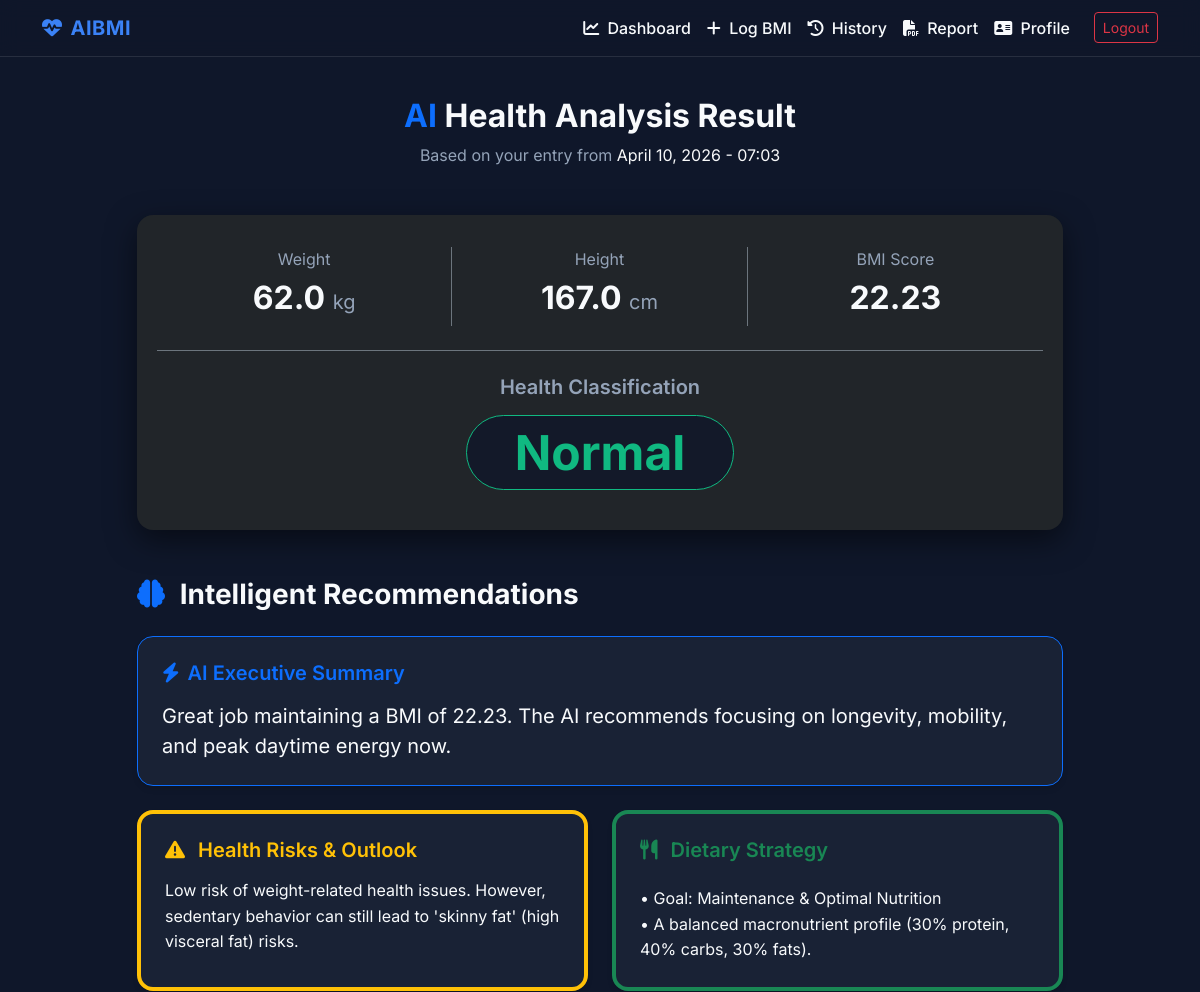
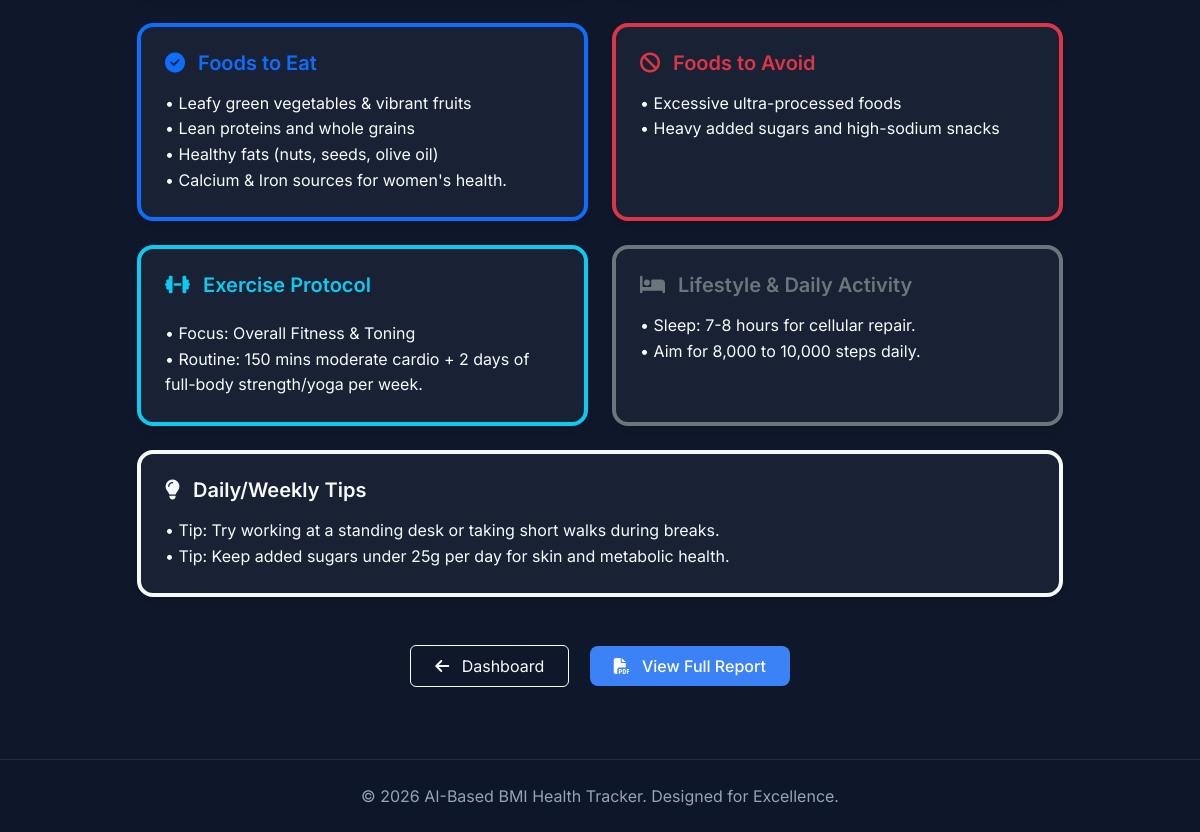
The page /result/23 (signed in) on the database its author committed (2 pictures, top to bottom).
### models.py (models this page shows)
class BMIRecord(db.Model):
    __tablename__ = 'bmi_records'
    id = db.Column(db.Integer, primary_key=True)
    user_id = db.Column(db.Integer, db.ForeignKey('users.id'), nullable=False)
    weight = db.Column(db.Float, nullable=False)  # Current weight recorded
    height_used = db.Column(db.Float, nullable=False) # Saved height at the time
    bmi_value = db.Column(db.Float, nullable=False)
    category = db.Column(db.String(50), nullable=False)
    health_risk = db.Column(db.Text, nullable=True)
    diet_recommendation = db.Column(db.Text, nullable=True)
    foods_to_eat = db.Column(db.Text, nullable=True)
    foods_to_avoid = db.Column(db.Text, nullable=True)
    exercise_plan = db.Column(db.Text, nullable=True)
    lifestyle_advice = db.Column(db.Text, nullable=True)
    daily_tips = db.Column(db.Text, nullable=True)
    health_summary = db.Column(db.Text, nullable=True)
    recorded_at = db.Column(db.DateTime, default=datetime.utcnow)

### views.py (the view)
@views.route('/result/<int:record_id>')
@login_required
def result(record_id):
    record = BMIRecord.query.get_or_404(record_id)
    if record.user_id != current_user.id:
        flash('Unauthorized block.', category='danger')
        return redirect(url_for('views.dashboard'))
    return render_template('result.html', record=record)

### app.py (called while the page is built)
def create_app():
    app = Flask(__name__)
    app.config.from_object(Config)
    db.init_app(app)
    login_manager = LoginManager()
    login_manager.login_view = 'auth.login'
    login_manager.login_message_category = 'info'
    login_manager.init_app(app)
    @login_manager.user_loader
    def load_user(user_id):
        return User.query.get(int(user_id))
    from auth import auth as auth_blueprint
    app.register_blueprint(auth_blueprint)
    from views import views as views_blueprint
    app.register_blueprint(views_blueprint)
    with app.app_context():
        db.create_all()
    return app

### templates/result.html
{% extends "base.html" %}
{% block content %}
<div class="row justify-content-center mb-5 mt-3">
    <div class="col-lg-10">
        <div class="text-center mb-5">
            <h2 class="fw-bold"><span class="text-primary">AI</span> Health Analysis Result</h2>
            <p class="text-muted-custom">Based on your entry from <span class="text-light">{{ record.recorded_at.strftime('%B %d, %Y - %H:%M') }}</span></p>
        </div>
        <div class="glass-card text-center mb-5 border-0 bg-dark" style="box-shadow: 0 10px 30px rgba(0,0,0,0.5);">
            <div class="row border-bottom border-secondary pb-4 mb-4">
                <div class="col-md-4 border-end border-secondary">
                    <p class="text-muted-custom mb-2">Weight</p>
                    <h2 class="fw-bold">{{ record.weight }} <span class="fs-5 fw-normal text-muted-custom">kg</span></h2>
                </div>
                <div class="col-md-4 border-end border-secondary">
                    <p class="text-muted-custom mb-2">Height</p>
                    <h2 class="fw-bold">{{ record.height_used }} <span class="fs-5 fw-normal text-muted-custom">cm</span></h2>
                </div>
                <div class="col-md-4">
                    <p class="text-muted-custom mb-2">BMI Score</p>
                    <h2 class="fw-bold">{{ record.bmi_value }}</h2>
                </div>
            </div>
            <h5 class="text-muted-custom mb-3">Health Classification</h5>
            <h1 class="display-5 status-{{ record.category|lower }} px-5 py-2 border rounded-pill d-inline-block" style="background: rgba(15,23,42,0.8); border-color: inherit !important;">
                {{ record.category }}
            </h1>
        </div>
        <h3 class="fw-bold mb-4"><i class="fa-solid fa-brain text-primary me-2"></i> Intelligent Recommendations</h3>
        <div class="glass-card text-start mb-4 p-4 border border-primary">
            <h5 class="text-primary mb-3"><i class="fa-solid fa-bolt me-2"></i>AI Executive Summary</h5>
            <p class="mb-0 fs-5 text-main" style="line-height: 1.5;">{{ record.health_summary }}</p>
        </div>
        <div class="row g-4 mb-5">
            <div class="col-md-6">
                <div class="glass-card h-100 border-start border-warning border-4 p-4 text-start">
                    <h5 class="mb-3 text-warning"><i class="fa-solid fa-triangle-exclamation me-2"></i> Health Risks & Outlook</h5>
                    <p class="mb-0 text-main" style="line-height: 1.6; white-space: pre-line;">{{ record.health_risk }}</p>
                </div>
            </div>
            <div class="col-md-6">
                <div class="glass-card h-100 border-start border-success border-4 p-4 text-start">
                    <h5 class="mb-4 text-success"><i class="fa-solid fa-utensils me-2"></i> Dietary Strategy</h5>
                    <p class="mb-0 text-main" style="line-height: 1.6; white-space: pre-line;">{{ record.diet_recommendation }}</p>
                </div>
            </div>
            <div class="col-md-6">
                <div class="glass-card h-100 border-start border-primary border-4 p-4 text-start">
                    <h5 class="mb-3 text-primary"><i class="fa-solid fa-check-circle me-2"></i> Foods to Eat</h5>
                    <p class="mb-0 text-main" style="line-height: 1.6; white-space: pre-line;">{{ record.foods_to_eat }}</p>
                </div>
            </div>
            <div class="col-md-6">
                <div class="glass-card h-100 border-start border-danger border-4 p-4 text-start">
                    <h5 class="mb-3 text-danger"><i class="fa-solid fa-ban me-2"></i> Foods to Avoid</h5>
                    <p class="mb-0 text-main" style="line-height: 1.6; white-space: pre-line;">{{ record.foods_to_avoid }}</p>
                </div>
            </div>
            <div class="col-md-6">
                <div class="glass-card h-100 border-start border-info border-4 p-4 text-start">
                    <h5 class="mb-4 text-info"><i class="fa-solid fa-dumbbell me-2"></i> Exercise Protocol</h5>
                    <p class="mb-0 text-main" style="line-height: 1.6; white-space: pre-line;">{{ record.exercise_plan }}</p>
                </div>
            </div>
            <div class="col-md-6">
                <div class="glass-card h-100 border-start border-secondary border-4 p-4 text-start">
                    <h5 class="mb-3 text-secondary"><i class="fa-solid fa-bed me-2"></i> Lifestyle & Daily Activity</h5>
                    <p class="mb-0 text-main" style="line-height: 1.6; white-space: pre-line;">{{ record.lifestyle_advice }}</p>
                </div>
            </div>
            <div class="col-md-12">
                <div class="glass-card h-100 border-start border-light border-4 p-4 text-start">
                    <h5 class="mb-3 text-light"><i class="fa-solid fa-lightbulb me-2"></i> Daily/Weekly Tips</h5>
                    <p class="mb-0 text-main" style="line-height: 1.6; white-space: pre-line;">{{ record.daily_tips }}</p>
                </div>
            </div>
        </div>
        <div class="text-center mt-5">
            <a href="{{ url_for('views.dashboard') }}" class="btn btn-outline-light px-4 py-2 me-3"><i class="fa-solid fa-arrow-left me-2"></i> Dashboard</a>
            <a href="{{ url_for('views.report') }}" class="btn btn-primary-custom px-4 py-2"><i class="fa-solid fa-file-pdf me-2"></i> View Full Report</a>
        </div>
    </div>
</div>
{% endblock %}

### static/css/style.css (style rules this page uses)
:root { --bg-color: #0f172a; --card-bg: rgba(30, 41, 59, 0.7); --text-main: #f8fafc; --text-muted: #94a3b8; --primary: #3b82f6; --primary-hover: #2563eb; --success: #10b981; --warning: #f59e0b; --danger: #ef4444; --glass-border: rgba(255, 255, 255, 0.1); }
body { background-color: var(--bg-color); color: var(--text-main); font-family: 'Inter', -apple-system, BlinkMacSystemFont, "Segoe UI", Roboto, Helvetica, Arial, sans-serif; min-height: 100vh; display: flex; flex-direction: column; }
.glass-card { background: var(--card-bg); backdrop-filter: blur(10px); -webkit-backdrop-filter: blur(10px); border: 1px solid var(--glass-border); border-radius: 1rem; box-shadow: 0 4px 6px -1px rgba(0, 0, 0, 0.1), 0 2px 4px -1px rgba(0, 0, 0, 0.06); padding: 2rem; transition: transform 0.2s ease-in-out, box-shadow 0.2s ease-in-out; }
h1, h2, h3, h4, h5, h6 { font-weight: 600; color: var(--text-main); }
.text-muted-custom { color: var(--text-muted) !important; }
.btn-primary-custom { background-color: var(--primary); border: none; border-radius: 0.5rem; font-weight: 500; padding: 0.6rem 1.2rem; transition: all 0.2s; color: #fff; }
.status-normal { color: var(--success); font-weight: bold; }

### rows shown on the page
BMIRecord: recorded_at "April 10, 2026 - 07:03", weight "62.0", height_used "167.0", bmi_value "22.23", category "Normal", health_summary "Great job maintaining a BMI of 22.23. The AI recommends focusing on longevity, mobility, and peak daytime energy now.", health_risk "Low risk of weight-related health issues. However, sedentary behavior can still lead to 'skinny fat' (high visceral fat) risks.", diet_recommendation "• Goal: Maintenance & Optimal Nutrition • A balanced macronutrient profile (30% protein, 40% carbs, 30% fats).", foods_to_eat "• Leafy green vegetables & vibrant fruits • Lean proteins and whole grains • Healthy fats (nuts, seeds, olive oil) • Calcium & Iron sources for women's health.", foods_to_avoid "• Excessive ultra-processed foods • Heavy added sugars and high-sodium snacks", exercise_plan "• Focus: Overall Fitness & Toning • Routine: 150 mins moderate cardio + 2 days of full-body strength/yoga per week.", lifestyle_advice "• Sleep: 7-8 hours for cellular repair. • Aim for 8,000 to 10,000 steps daily.", daily_tips "• Tip: Try working at a standing desk or taking short walks during breaks. • Tip: Keep added sugars under 25g per day for skin and metabolic health."
